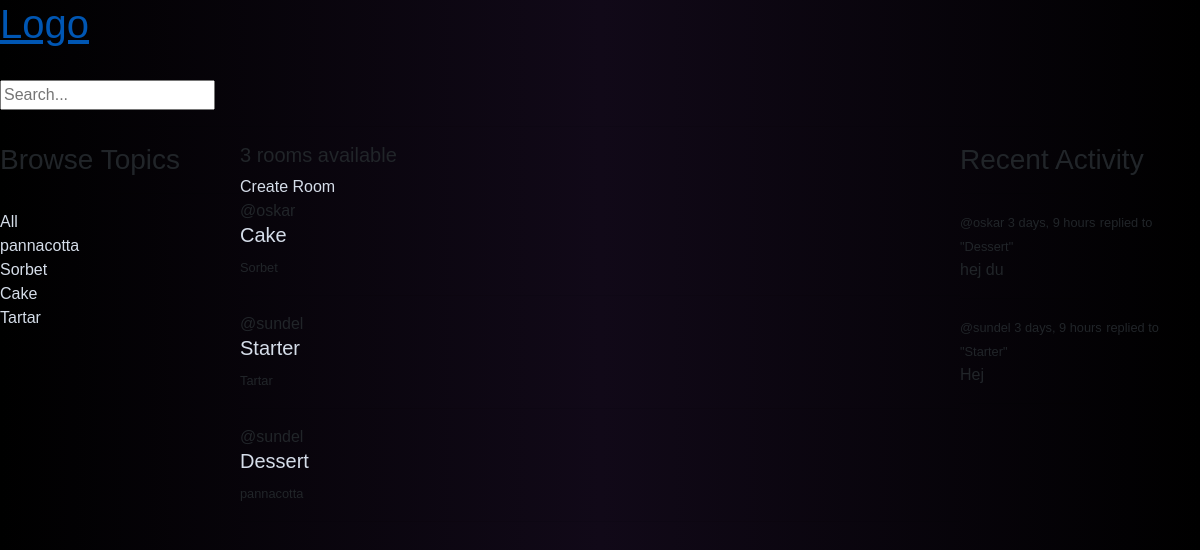
The app's page /home, older data.
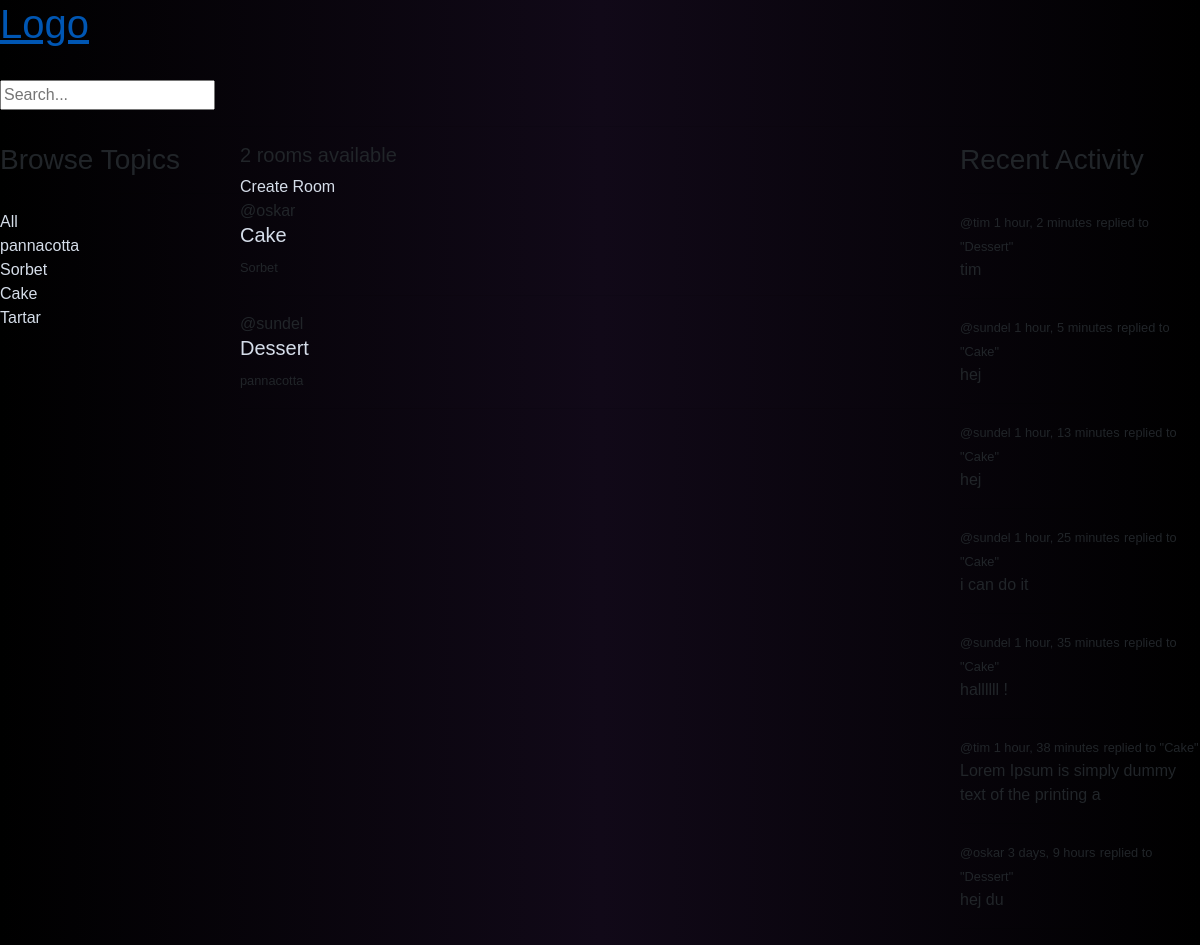
The same page, newer data.
### base/models.py (models this page shows, shortened)
class Topic(models.Model):
    name = models.CharField(max_length=200)

class Room(models.Model):
    host = models.ForeignKey(User, on_delete=models.SET_NULL, null=True)
    topic = models.ForeignKey(Topic, on_delete=models.SET_NULL, null=True)
    name = models.CharField(max_length=200)
    description = models.TextField(null=True, blank=True)
    participants = models.ManyToManyField(User, related_name='participants', blank=True)
    updated = models.DateTimeField(auto_now=True)
    created = models.DateTimeField(auto_now_add=True)
    class Meta:
        ordering = ['-updated', '-created']
    def __str__(self):
        return self.name

class Message(models.Model):
    user = models.ForeignKey(User, on_delete=models.CASCADE)
    room = models.ForeignKey(Room, on_delete=models.CASCADE)
    body = models.TextField()
    updated = models.DateTimeField(auto_now=True)
    created = models.DateTimeField(auto_now_add=True)
    class Meta:
        ordering = ['-updated', '-created']
    def __str__(self):
        return self.body[0:50]

### base/views.py (the view)
# urls.py: path('home', views.home, name='home'),
def home(request):
    q = request.GET.get('q') if request.GET.get('q') != None else ''
    rooms = Room.objects.filter(Q(topic__name__icontains=q) |
                                Q(name__icontains=q) |
                                Q(description__icontains=q)
                                )
    topics = Topic.objects.all()
    room_count = rooms.count()
    room_messages = Message.objects.all()
    context = {'rooms': rooms, 'topics': topics,
               'room_count': room_count, 'room_messages': room_messages}
    return render(request, 'base/home.html', context)

### base/templates/base/home.html (shortened to what this page needs)
{% extends "base.html" %}
{% load static %}
{% block content %}
<div class="home-container">
    <div>
        <h3>Browse Topics</h3>
        <hr>
        <div>
            <a href="{% url 'home' %}">All</a>
        </div>
        {% for topic in topics %}
            <div>
                <a href="{% url 'home' %}?q={{topic.name}}">{{topic.name}}</a>
            </div>
        {% endfor %}
    </div>
    <div>
        <h5>{{room_count}} rooms available</h5>
        <a href="{% url 'create-room'%}">Create Room</a>
        {% for room in rooms %}
        <div>
            <span>@{{room.host.username}}</span>
            <h5><a href="{% url 'room' room.id %}">{{room.name}}</a></h5>
            <small>{{ room.topic.name }}</small>
            <hr>
        </div>
        {% endfor %}
    </div>
    <div class="">
        <h3>Recent Activity</h3>
        <hr>
        {% for message in room_messages %}
            <div>
                <small>@{{message.user}}  {{message.created|timesince}}</small>
                <small>replied to "{{message.room}}"</small>
                <p>{{message}}</p>
                <hr>
            </div>
        {% endfor %}
    </div>
</div>
{% endblock %}

### templates/base.html (shortened to what this page needs)
{% load static %}
<!doctype html>
<html lang="en">
<head>
  {% block corecss %}
  <link rel="stylesheet" href="https://stackpath.bootstrapcdn.com/bootstrap/4.4.1/css/bootstrap.min.css"
>
  <link type="text/css" rel="stylesheet" href="{% static '/css/base.css' %}">
  {% endblock %}
  {% include 'navbar.html' %}
  <main>
    {% block content %}
    {% endblock %}
  </main>
  </body>
</html>

### templates/navbar.html (shortened to what this page needs)
<a href="{% url 'home' %}">
    <h1>Logo</h1>
</a>
<br>
<form method="GET" action="{% url 'home' %}">
    <input type="text" name="q" placeholder="Search..."  />
</form>
<hr>

### static/css/base.css (style rules this page uses)
html { height: 100%; }
.home-container { display: grid; grid-template-columns: 1fr 3fr 1fr; }
.home-container a { text-decoration: none; color: rgb(213, 221, 233); }

Row changes from the older to the newer data that the page shows:
removed Room: host.username "sundel", name "Starter", topic.name "Tartar"
removed Message: user "sundel", created "3 days, 9 hours", room "Starter", body "Hej"
added Message: user "tim", created "1 hour, 2 minutes", room "Dessert", body "tim"
added Message: user "sundel", created "1 hour, 5 minutes", room "Cake", body "hej"
added Message: user "sundel", created "1 hour, 13 minutes", room "Cake", body "hej"
added Message: user "sundel", created "1 hour, 25 minutes", room "Cake", body "i can do it"
added Message: user "sundel", created "1 hour, 35 minutes", room "Cake", body "hallllll !"
added Message: user "tim", created "1 hour, 38 minutes", room "Cake", body "Lorem Ipsum is simply dummy text of the printing a"
Text that changed along with them:
{{ room_count }}: "3" → "2"
